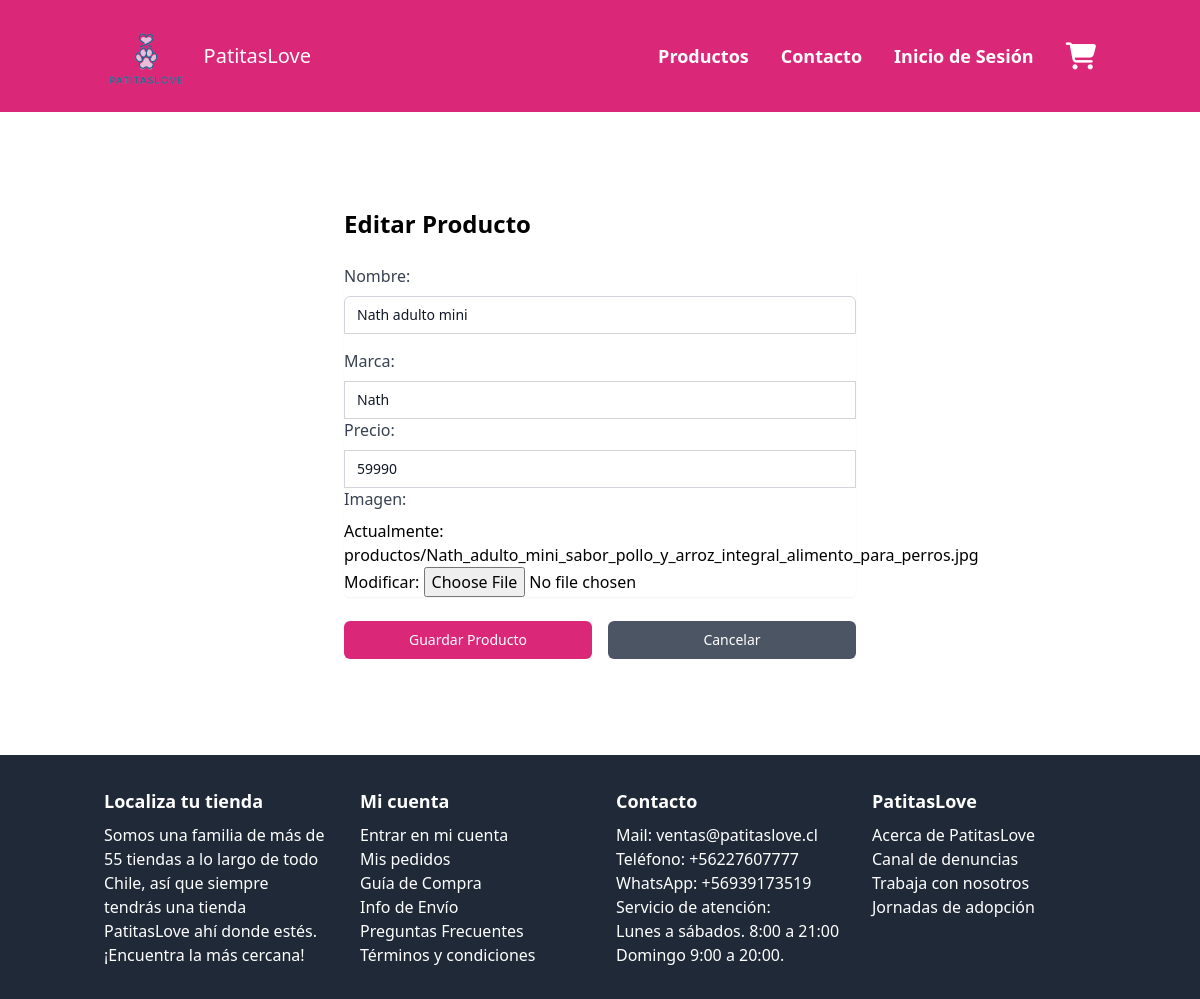
Page /editar_producto/2/ on the committed database.
### patitasLove/models.py (models this page shows, shortened)
class Producto(models.Model):
    id = models.AutoField(primary_key=True)
    nombre = models.CharField(max_length=100)
    marca = models.CharField(max_length=100)
    precio = models.IntegerField()
    imagen = models.ImageField(upload_to="productos", null=True)

### patitasLove/views.py (the view)
# urls.py: path('editar_producto/<int:id>/', editar_producto, name='editar_producto'),
def editar_producto(request, id):
    producto = get_object_or_404(Producto, id=id)
    data = {
        'form': ProductoForm(instance=producto)
    }
    if request.method == 'POST':
        formulario = ProductoForm(data=request.POST, instance=producto, files=request.FILES)
        if formulario.is_valid():
            formulario.save()
            return redirect(to='listar_producto')
        data["form"] = formulario
    return render(request,'patitasLove/producto/modificar.html', data)

### patitasLove/forms.py
class ProductoForm(forms.ModelForm):
    precio = forms.IntegerField(widget=forms.TextInput(attrs={
        'class': 'appearance-none rounded-none relative block w-full px-3 py-2 border border-gray-300 placeholder-gray-500 text-gray-900 focus:outline-none focus:ring-pink-500 focus:border-pink-500 focus:z-10 sm:text-sm',
        'min': 0,    # Valor mínimo permitido
        'inputmode': 'numeric',  # Indicar que se espera un valor numérico
    }))
    class Meta:
        model = Producto
        fields = ['nombre', 'marca', 'precio', 'imagen']
        widgets = {
            'nombre': forms.TextInput(attrs={'class': 'appearance-none rounded-none relative block w-full px-3 py-2 border border-gray-300 placeholder-gray-500 text-gray-900 rounded-t-md focus:outline-none focus:ring-pink-500 focus:border-pink-500 focus:z-10 sm:text-sm'}),
            'marca': forms.TextInput(attrs={'class': 'appearance-none rounded-none relative block w-full px-3 py-2 border border-gray-300 placeholder-gray-500 text-gray-900 focus:outline-none focus:ring-pink-500 focus:border-pink-500 focus:z-10 sm:text-sm'}),
        }

### patitasLove/templates/patitasLove/producto/modificar.html (shortened to what this page needs)
{% extends 'patitasLove/base.html' %}
{% load static %}
{% block contenido %}
<div class="container mx-auto px-4 mt-24 mb-24 ">
    <div class="max-w-lg mx-auto">
        <h2 class="text-2xl font-semibold mb-4">Editar Producto</h2>
        <form class="space-y-6" action="" method="POST" enctype="multipart/form-data">
            <div class="rounded-md shadow-sm -space-y-px">
                <div class="mb-4">
                    <label for="id_nombre" class="block text-gray-700 mb-2">Nombre:</label>
                    {{ form.nombre }}
                </div>
                <div class="mb-4">
                    <label for="id_marca" class="block text-gray-700 mb-2">Marca:</label>
                    {{ form.marca }}
                </div>
                <div class="mb-4">
                    <label for="id_precio" class="block text-gray-700 mb-2">Precio:</label>
                    {{ form.precio }}
                </div>
                <div class="mb-6">
                    <label for="id_imagen" class="block text-gray-700 mb-2">Imagen:</label>
                    {{ form.imagen }}
                </div>
            </div>
            <div class="flex justify-between">
                <button type="submit" value="Editar"
                    class="group relative w-1/2 flex justify-center py-2 px-4 border border-transparent text-sm font-medium rounded-md text-white bg-pink-600 hover:bg-pink-700 focus:outline-none focus:ring-2 focus:ring-offset-2 focus:ring-pink-500 mr-2">
                    Guardar Producto
                </button>
                <a href="{% url 'home' %}"
                    class="group relative w-1/2 flex justify-center py-2 px-4 border border-transparent text-sm font-medium rounded-md text-white bg-gray-600 hover:bg-gray-700 focus:outline-none focus:ring-2 focus:ring-offset-2 focus:ring-gray-500 ml-2">
                    Cancelar
                </a>
            </div>
        </form>
    </div>
</div>
{% endblock %}

### rows in the picture
Producto: nombre "Nath adulto mini", marca "Nath", precio "59990"
